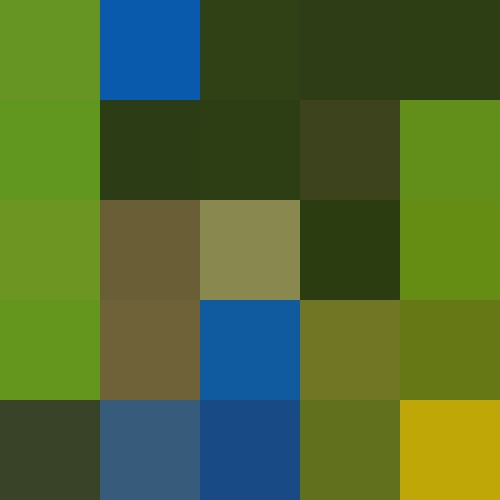
#> input picture average_color_map.jpg, 500 x 500 px
$ python test.py
#> lines starting #> are read from the running program, lines starting #| are printed output that depends on the picture; after the words box and inside, x2 and y2 are one past the last pixel; in counts of white or black regions, pixels touching at a corner belong together
import cv2 as cv
import numpy as np
from matplotlib import pyplot as plt

file = "average_color_map.jpg"
img = cv.imread(file)
#> img is the input picture: shape (500, 500, 3); mean B, G, R 49.3, 103.1, 78.3

hsv_img = cv.cvtColor(img, cv.COLOR_BGR2HSV)
#> hsv_img: shape (500, 500, 3); mean H, S, V 48.1, 180.4, 114.6
def green_hsv():
    lower = np.array([40, 115, 115])
    upper = np.array([70, 255, 255])
    mask = cv.inRange(hsv_img, lower, upper)
    return mask

def blue_hsv():
    lower = np.array([95, 100, 100])
    upper = np.array([120, 255, 255])

    mask = cv.inRange(hsv_img, lower, upper)
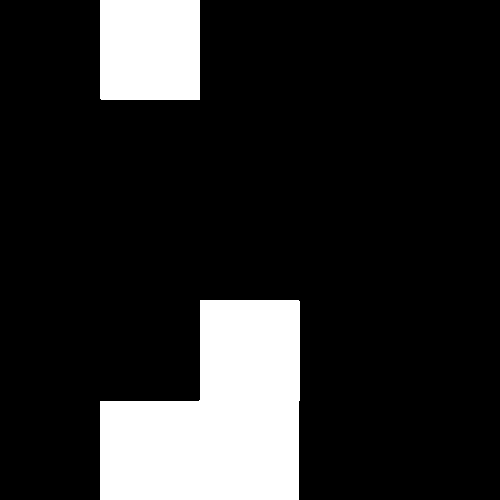
#> mask: shape (500, 500); 15.9% white; 2 white regions, box (x1, y1, x2, y2) and area: (100, 300, 300, 500) 29801, (100, 0, 200, 100) 9999
    return mask


hsv_mask = blue_hsv()
cv.imshow("hsv mask", hsv_mask)
kernel = cv.getStructuringElement(cv.MORPH_ELLIPSE, (5,5))
mask = cv.morphologyEx(hsv_mask, cv.MORPH_OPEN, kernel)
#> mask: shape (500, 500); 15.9% white; 2 white regions
cv.imshow("mask", mask)

contours, _ = cv.findContours(mask, cv.RETR_TREE, cv.CHAIN_APPROX_SIMPLE)
#> contours = 2 contours; box (x1, y1, x2, y2) and area: (100, 300, 300, 500) 29400, (100, 0, 200, 100) 9798
cv.drawContours(img, contours, -1, (0,0,255), 3)
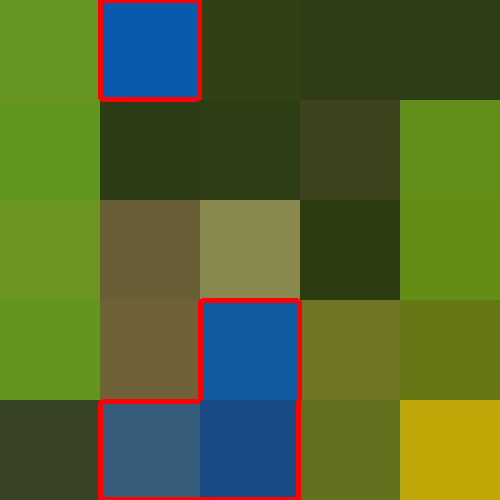
#> img: shape (500, 500, 3); 2.12% of pixels changed, all inside (x1, y1, x2, y2) = (98, 0, 302, 500)

# [4 lines of commented-out code are left out]

plt.figure(figsize=(10, 8))
plt.imshow(cv.cvtColor(img, cv.COLOR_BGR2RGB))
plt.show()
